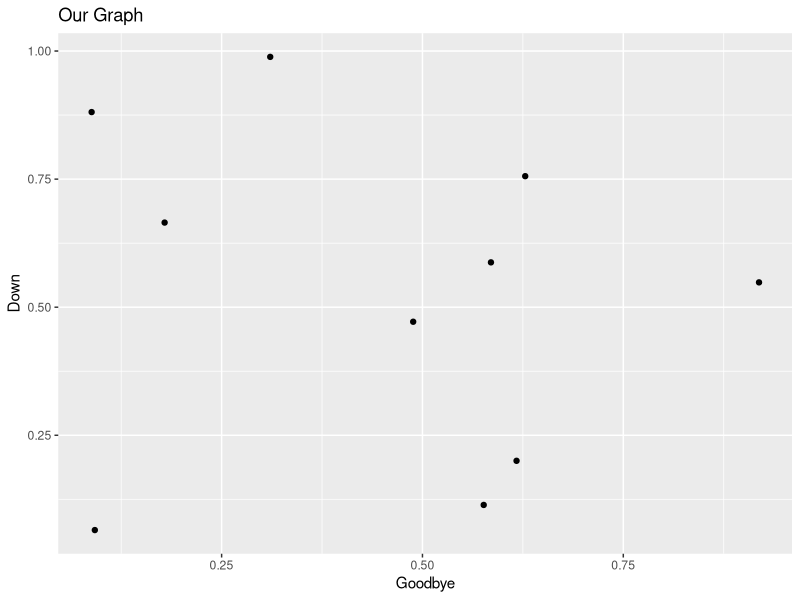

Write R code to recreate this figure.
##----
##
##  Test File: Sample_Graph.R
##
##----

#' This file makes a sample graph.
#' It's point is to demonstrate how to save a file to GitHub and track changes.

library(ggplot2)

# Some points:
x <- data.frame(a=runif(10),
                b=runif(10))

# Some graph:
ggplot(x, aes(a,b)) +
  geom_point() +
  xlab("Goodbye") +
  ylab("Down") +
  ggtitle("Our Graph")
